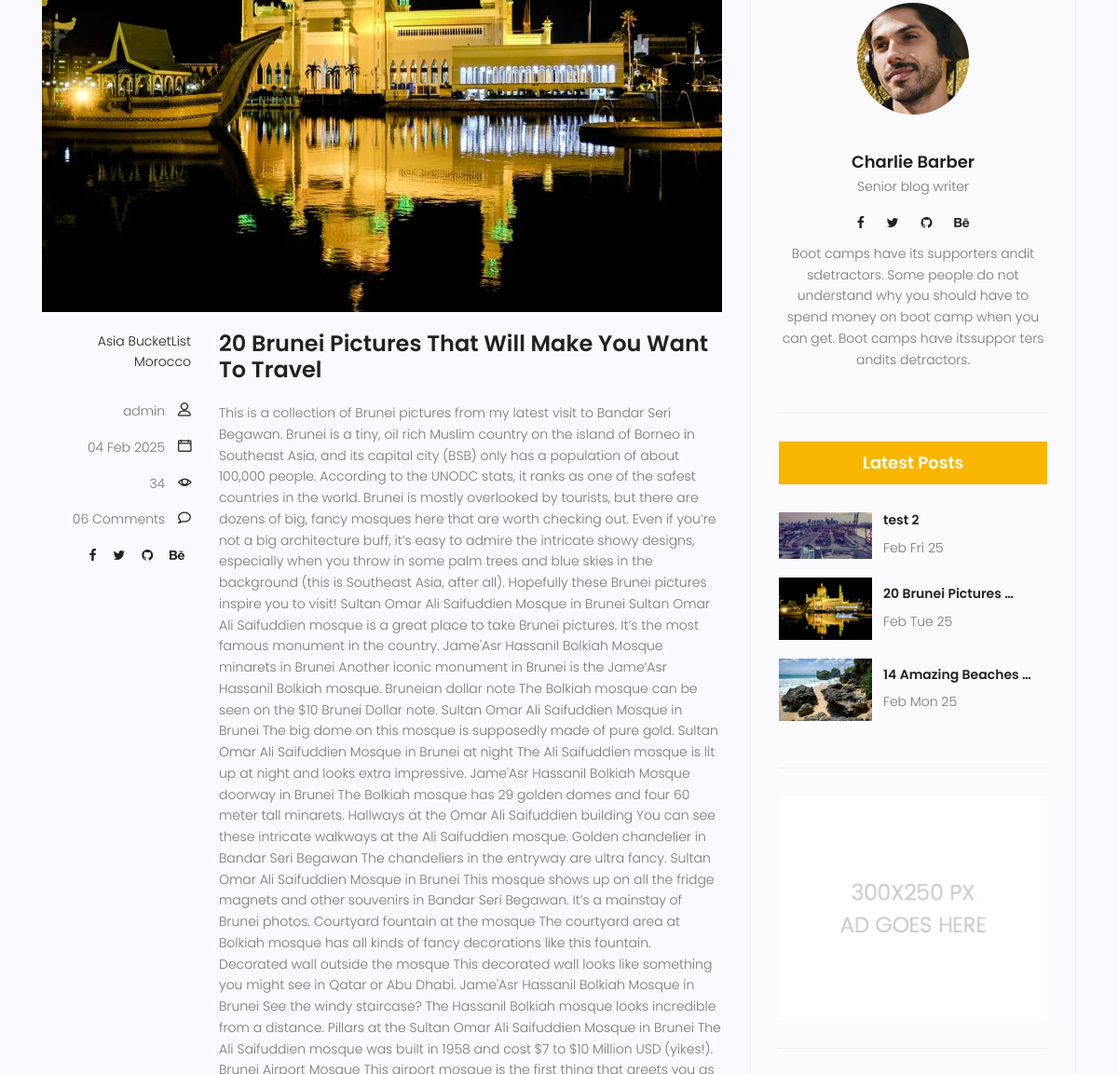
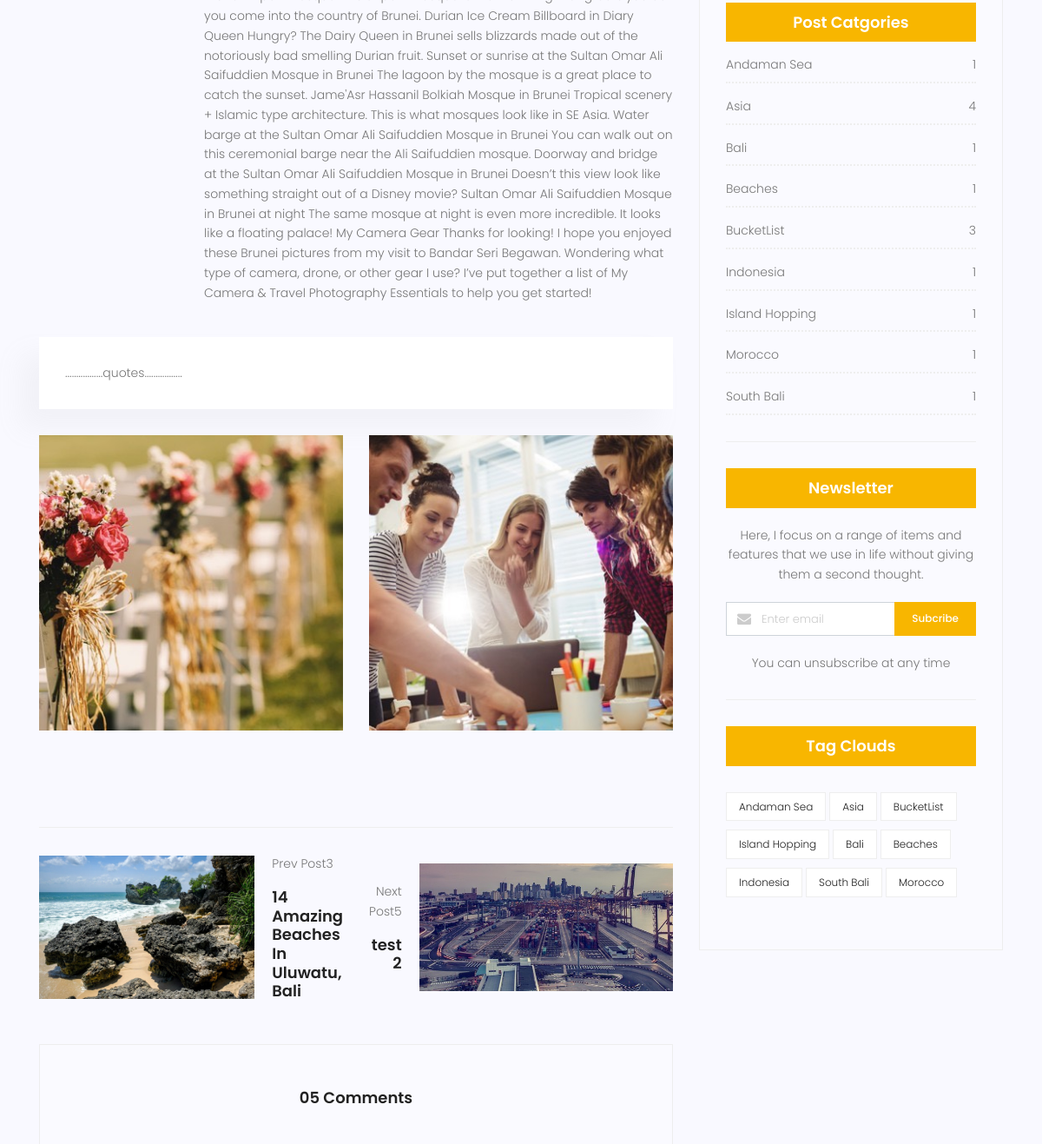
/blog/4/ (middle part), run on an earlier commit of the app's database (2 pictures, top to bottom).
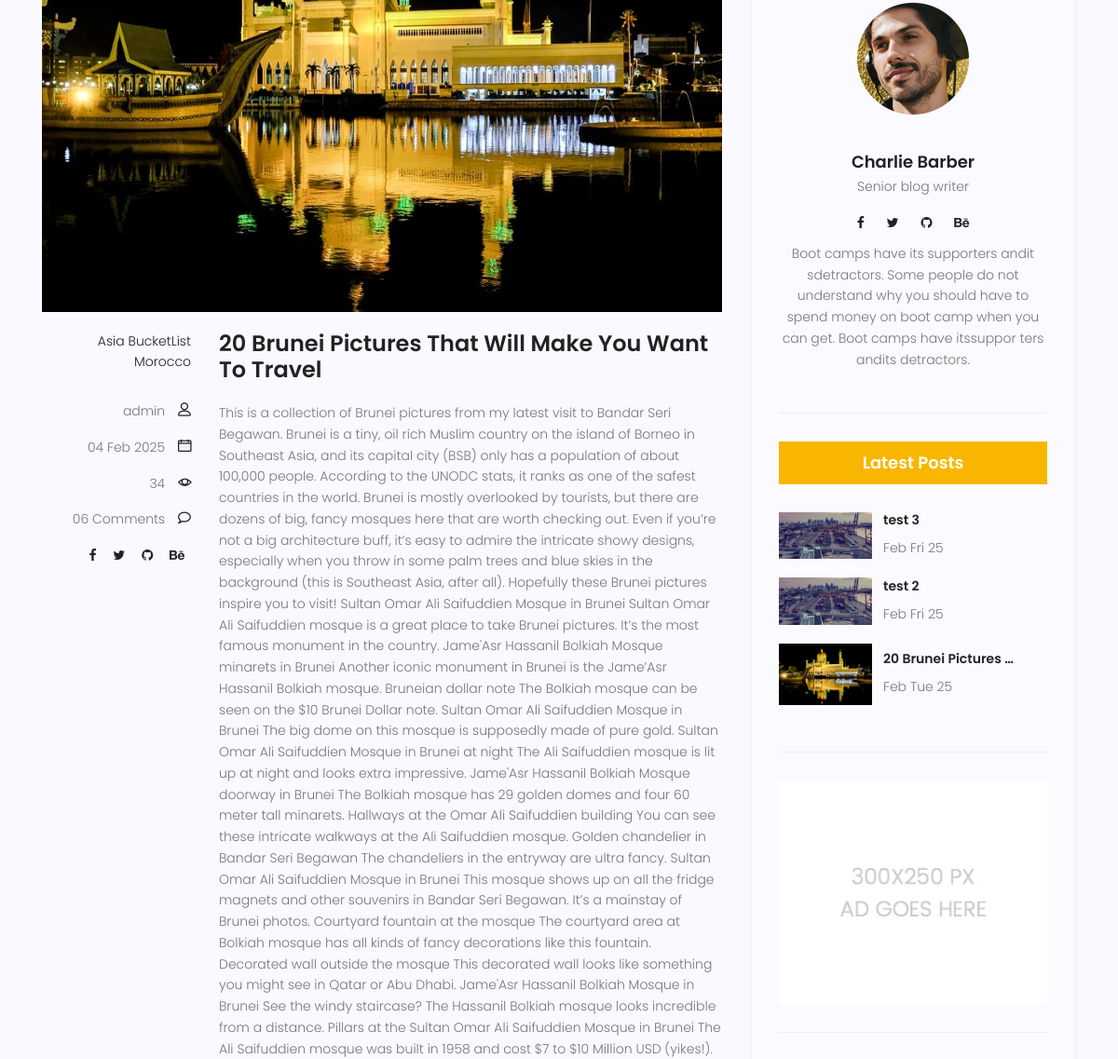
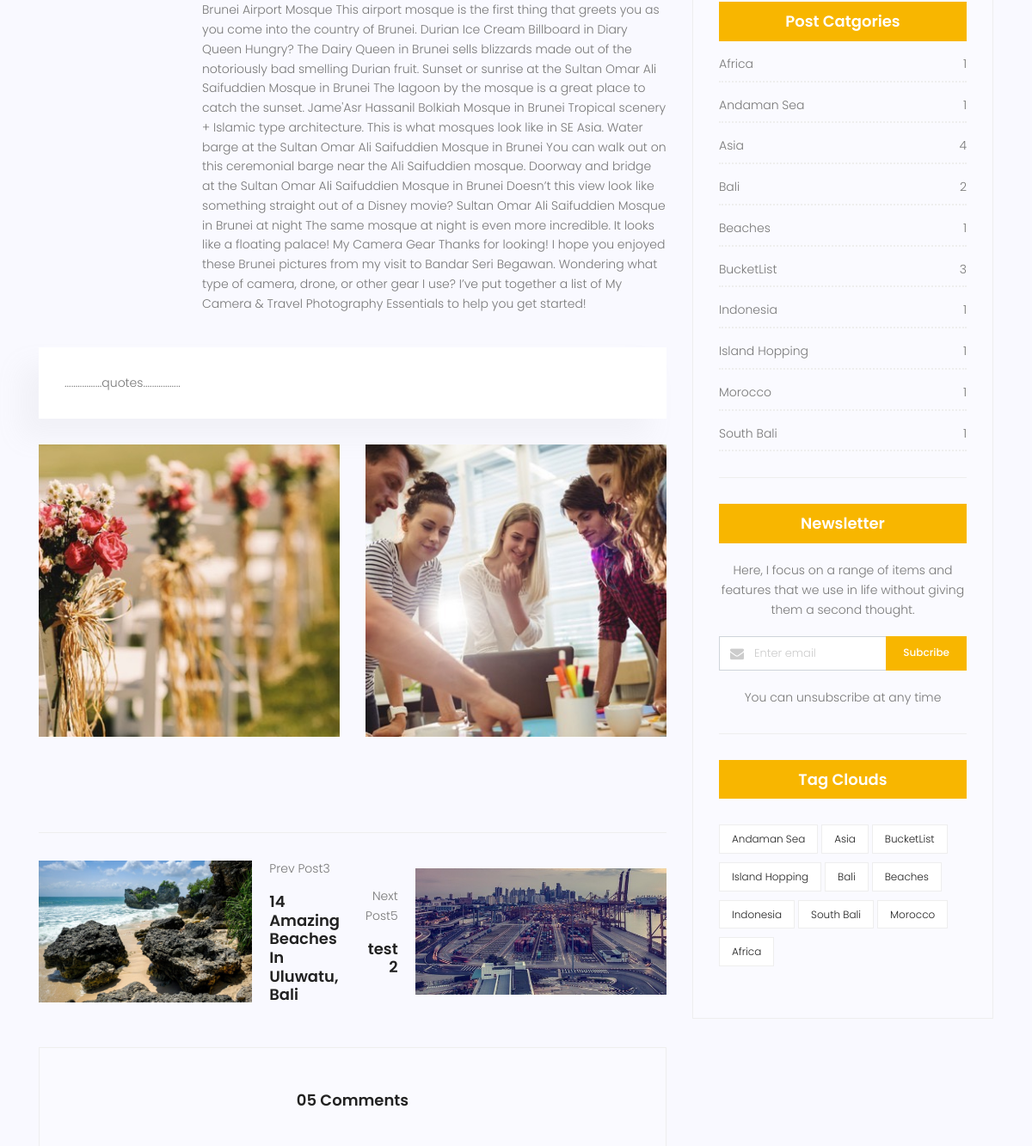
And on a later commit of the database (2 pictures, top to bottom).
### app_blog/models.py (models this page shows, shortened)
class blog(models.Model):
    image = models.ImageField(upload_to='blog', default='blog/blog_default.jpg')
    author = models.ForeignKey(User, on_delete=models.SET_NULL, null=True)
    title = models.CharField(max_length=255)
    content = models.TextField()
    category = models.ManyToManyField(category)
    counted_views = models.IntegerField(default=0)
    status = models.BooleanField(default=False)
    published_date = models.DateTimeField(null=True)
    created_date = models.DateField(auto_now_add=True)
    updated_date = models.DateTimeField(auto_now=True)

class category(models.Model):
    name = models.CharField(max_length=150, null=False)
    def __str__(self):
        return self.name

### app_blog/views.py (the view)
# urls.py: path('blog/<int:blog_id>/', views.blog_detail, name='blog_detail'),
def blog_detail(request, blog_id):
    post = get_object_or_404(models.blog, pk=blog_id, status=True, published_date__lte = timezone.now())
    if post:
        post.counted_views += 1
        post.save()
        post_next = models.blog.objects.filter(status=True,pk__gt=post.pk, published_date__lte = timezone.now()).order_by('pk').first()
        post_prev = models.blog.objects.filter(status=True,pk__lt=post.pk, published_date__lte = timezone.now()).order_by('-pk').first()
        context = {
            'post': post,
            'post_next': post_next,
            'post_prev': post_prev,
            }
        return render(request, 'app_blog/blog-single.html', context)
    else:
        context = {'post': None}
        return HttpResponse('Blog not found', status=404, content=context)

### app_blog/templatetags/app_blog_tags.py (called while the page is built)
@register.inclusion_tag('app_blog/latest_post.html')
def latestpost():
    posts = blog.objects.filter(status=True, published_date__lte=timezone.now()).order_by('-pk')[:3]
    return {'posts': posts}

@register.inclusion_tag('app_blog/post_categories.html')
def postcategories():
    filters = Q(status=True, published_date__lte = timezone.now())
    categories = blog.objects.values('category__name').filter(filters).annotate(count=Count('id'))
    return {'cats': categories}

@register.inclusion_tag('app_blog/post_categories_list1.html')
def post_categories_list():
    filters = Q(status=True, published_date__lte = timezone.now())
    categorise = blog.objects.values('category__name').filter(filters).distinct()
    return {'cats': categorise}

### app_blog/templates/app_blog/blog-single.html (shortened to what this page needs)
{% extends 'app_blog/base.html' %}
{% load static %}
{% load app_blog_tags %}
{% block content %}
			<section class="post-content-area single-post-area">
				<div class="container">
					<div class="row">
						<div class="col-lg-8 posts-list">
							<div class="single-post row">
								<div class="col-lg-12">
									<div class="feature-img">
										<img class="img-fluid" src="{{ post.image.url }}" alt="">
									</div>
								</div>
								<div class="col-lg-3  col-md-3 meta-details">
									<ul class="tags">
										{% for tag in post.category.all %}
											<li><a href="{% url 'app_blog:blog_home' cat=tag %}">{{tag}}</a></li>
										{% endfor %}
									</ul>
									<div class="user-details row">
										<p class="user-name col-lg-12 col-md-12 col-6"><a href="{% url 'app_blog:blog_home' user=post.author %}">{{post.author}}</a> <span class="lnr lnr-user"></span></p>
										<p class="date col-lg-12 col-md-12 col-6"><a href="#">{{post.published_date|date:"d M Y"}}</a> <span class="lnr lnr-calendar-full"></span></p>
										<p class="view col-lg-12 col-md-12 col-6"><a href="#">{{post.counted_views}}</a> <span class="lnr lnr-eye"></span></p>
										<p class="comments col-lg-12 col-md-12 col-6"><a href="#">06 Comments</a> <span class="lnr lnr-bubble"></span></p>
										<ul class="social-links col-lg-12 col-md-12 col-6">
											<li><a href="#"><i class="fa fa-facebook"></i></a></li>
											<li><a href="#"><i class="fa fa-twitter"></i></a></li>
											<li><a href="#"><i class="fa fa-github"></i></a></li>
											<li><a href="#"><i class="fa fa-behance"></i></a></li>
										</ul>
									</div>
								</div>
								<div class="col-lg-9 col-md-9">
									<h3 class="mt-20 mb-20">{{post.title}}</h3>
									<p class="excert">
										{{post.content}}
									</p>
								</div>
								<div class="col-lg-12">
									<div class="quotes">
										.................quotes.................
									</div>
									<div class="row mt-30 mb-30">
										<div class="col-6">
											<img class="img-fluid" src="{% static 'app_blog/img/blog/post-img1.jpg' %}" alt="">
										</div>
										<div class="col-6">
											<img class="img-fluid" src="{% static 'app_blog/img/blog/post-img2.jpg' %}" alt="">
										</div>
										<div class="col-lg-12 mt-30">
										</div>
									</div>
								</div>
							</div>
							<div class="navigation-area">
								<div class="row">
									{% if post_prev %}
									<div class="col-lg-6 col-md-6 col-12 nav-left flex-row d-flex justify-content-start align-items-center">
										<div class="thumb">
											<a href="#"><img class="img-fluid" src="{{post_prev.image.url}}" alt=""></a>
										</div>
										<div class="arrow">
											<a href="#"></a>
										</div>
										<div class="detials">
											<p>Prev Post{{post_prev.id}}</p>
											<a href="{% url 'app_blog:blog_detail' post_prev.id %}"><h4>{{post_prev.title}}</h4></a>
										</div>
									</div>
									{% endif %}
									{% if post_next %}
									<div class="col-lg-6 col-md-6 col-12 nav-right flex-row d-flex justify-content-end align-items-center">
										<div class="detials">
											<p>Next Post{{post_next.id}}</p>
											<a href="{% url 'app_blog:blog_detail' post_next.id %}"><h4>{{post_next.title}}</h4></a>
										</div>
										<div class="arrow">
											<a href="#"></a>
										</div>
										<div class="thumb">
											<a href="#"><img class="img-fluid" src="{{post_next.image.url}}" alt=""></a>
										</div>
									</div>
									{% endif %}
								</div>
							</div>
							<div class="comments-area">
								<h4>05 Comments</h4>
							</div>
						</div>
						<div class="col-lg-4 sidebar-widgets">
							<div class="widget-wrap">
								{% include 'app_blog/user-info.html' %}
								{% latestpost %}
								<div class="single-sidebar-widget ads-widget">
									<a href="#"><img class="img-fluid" src="{% static 'app_blog/img/blog/ads-banner.jpg' %}" alt=""></a>
								</div>
								{% postcategories %}
								<div class="single-sidebar-widget newsletter-widget">
									<h4 class="newsletter-title">Newsletter</h4>
									<p>
										Here, I focus on a range of items and features that we use in life without
										giving them a second thought.
									</p>
									<div class="form-group d-flex flex-row">
									   <div class="col-autos">
									      <div class="input-group">
									        <div class="input-group-prepend">
									          <div class="input-group-text"><i class="fa fa-envelope" aria-hidden="true"></i>
											</div>
									        </div>
									        <input type="text" class="form-control" id="inlineFormInputGroup" placeholder="Enter email" onfocus="this.placeholder = ''" onblur="this.placeholder = 'Enter email'" >
									      </div>
									    </div>
									    <a href="#" class="bbtns">Subcribe</a>
									</div>
									<p class="text-bottom">
										You can unsubscribe at any time
									</p>
								</div>
								{% post_categories_list %}
							</div>
						</div>
					</div>
				</div>
			</section>
{% endblock %}

### app_blog/templates/app_blog/base.html (shortened to what this page needs)
{% load static %}
	<!DOCTYPE html>
	<html lang="zxx" class="no-js">
	<head>
			<link rel="stylesheet" href="{% static 'app_blog/css/linearicons.css' %}">
			<link rel="stylesheet" href="{% static 'app_blog/css/font-awesome.min.css' %}">
			<link rel="stylesheet" href="{% static 'app_blog/css/bootstrap.css' %}">
			<link rel="stylesheet" href="{% static 'app_blog/css/magnific-popup.css' %}">
			<link rel="stylesheet" href="{% static 'app_blog/css/jquery-ui.css' %}">
			<link rel="stylesheet" href="{% static 'app_blog/css/nice-select.css' %}">
			<link rel="stylesheet" href="{% static 'app_blog/css/animate.min.css' %}">
			<link rel="stylesheet" href="{% static 'app_blog/css/owl.carousel.css' %}">
			<link rel="stylesheet" href="{% static 'app_blog/css/main.css' %}">
		</head>
		<body>
			{% block content %}
			{% endblock %}
		</body>
	</html>

### app_blog/templates/app_blog/user-info.html
{% load static %}
<div class="single-sidebar-widget user-info-widget">
    <img src="{% static 'app_blog/img/blog/user-info.png' %}" alt="">
    <a href="#"><h4>Charlie Barber</h4></a>
    <p>
        Senior blog writer
    </p>
    <ul class="social-links">
        <li><a href="#"><i class="fa fa-facebook"></i></a></li>
        <li><a href="#"><i class="fa fa-twitter"></i></a></li>
        <li><a href="#"><i class="fa fa-github"></i></a></li>
        <li><a href="#"><i class="fa fa-behance"></i></a></li>
    </ul>
    <p>
        Boot camps have its supporters andit sdetractors. Some people do not understand why you should have to spend money on boot camp when you can get. Boot camps have itssuppor ters andits detractors.
    </p>
</div>

### app_blog/templates/app_blog/latest_post.html
<div class="single-sidebar-widget popular-post-widget">
    <h4 class="popular-title">Latest Posts</h4>
        <div class="popular-post-list">
        {% for post in posts %}
        <div class="single-post-list d-flex flex-row align-items-center">
            <div class="thumb">
                <img class="img-fluid" src="{{post.image.url}}" alt="" style="max-width: 100px;">
            </div>
            <div class="details">
                <a href="{% url 'app_blog:blog_detail' post.id %}"><h6>{{post.title|truncatewords:3}}</h6></a>
                <p>{{post.published_date|date:"M D y"}}</p>
            </div>
        </div>
        {% endfor %}
    </div>
</div>

### app_blog/templates/app_blog/post_categories.html
<div class="single-sidebar-widget post-category-widget">
    <h4 class="category-title">Post Catgories</h4>
    <ul class="cat-list">
        {% for cat in cats %}
        <li>
            <a href="{% url 'app_blog:blog_home' cat=cat.category__name %}" class="d-flex justify-content-between">
                <p>{{cat.category__name}}</p>
                <p>{{cat.count}}</p>
            </a>
        </li>
        {% endfor %}
    </ul>
</div>

### app_blog/templates/app_blog/post_categories_list1.html
<div class="single-sidebar-widget tag-cloud-widget">
    <h4 class="tagcloud-title">Tag Clouds</h4>
    <ul>
        {% for cat in cats %}
            <li><a href="{% url 'app_blog:blog_home' cat=cat.category__name %}">    {{cat.category__name}}</a></li>
        {% endfor %}
    </ul>
</div>

What changed in the data, as far as the page shows it:
no longer on one of the page's lists (row edited): blog: title "14 Amazing Beaches …", published_date "Feb Mon 25"
added blog: image (placeholder picture), title "test 3", published_date "Feb Fri 25"
Also different on the page:
new list line: "Africa 1"
new list line: "Bali 2"
new list line: "Africa"
list line gone: "Bali 1"
